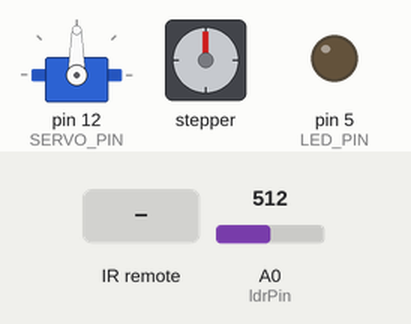
Bench run of a sketch on a simulated Arduino Uno, built with avr-gcc and run on an emulated ATmega328P. On the bench: servo, stepper motor, output pins drawn as LEDs (lit = HIGH). Dashed ring = blinking. Inputs (shaded band) come from the test bench; at power-on: A0 (ldrPin) = 512. Stepper angles assume 2048 steps per turn; what the sketch prints to the serial monitor is not drawn.

Above: at 1.2 s.
1.3 s: infrared code 0xBF40FF00 received
At 1.48 s:
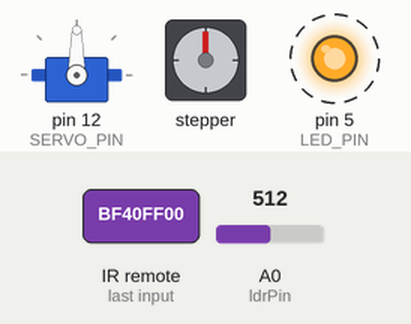
4.3 s: A0 (ldrPin) set to 0
7.3 s: infrared code 0xBB44FF00 received
At 8.38 s:
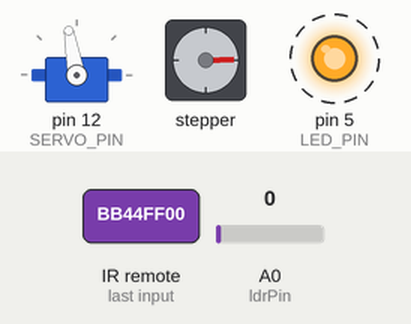
10.3 s: infrared code 0xBC43FF00 received
At 11.2 s:
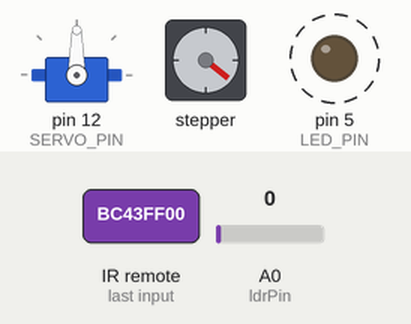
13.3 s: infrared code 0xBB44FF00 received
At 14.44 s:
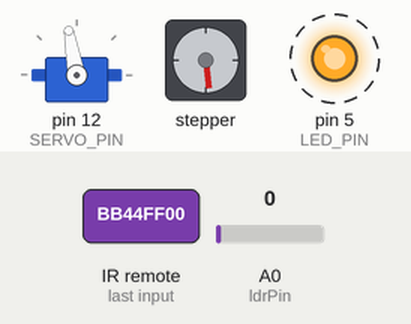
16.3 s: infrared code 0xBC43FF00 received
At 22.04 s:
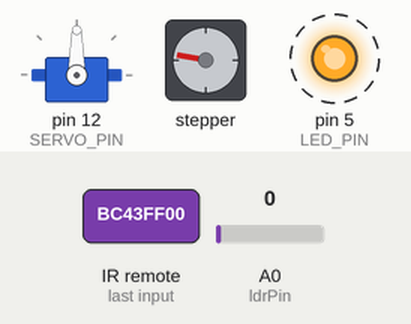
Timing chart, 0 to 22.1 s (numbered marks = the images above; inputs shaded):
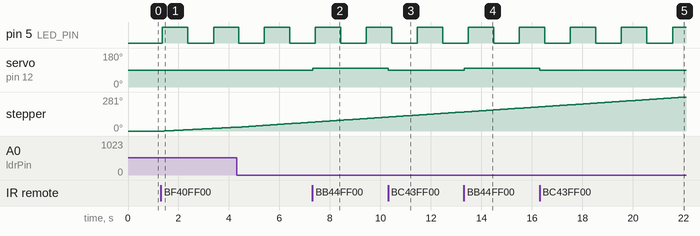

Measured:
- after the input at 1.3 s, pin 5 (LED_PIN): LOW → HIGH after 0.06 s, → LOW 1.0 s later, → HIGH 1.0 s later; stepper: keeps turning clockwise at about 11°/s, starting after 0.13 s
- after the input at 7.3 s, servo on pin 12 (SERVO_PIN): 90° → 100° at once
- after the input at 10.3 s, servo on pin 12 (SERVO_PIN): 100° → 90° at once
- after the input at 13.3 s, servo on pin 12 (SERVO_PIN): 90° → 100° at once
- after the input at 16.3 s, servo on pin 12 (SERVO_PIN): 100° → 90° at once

The sketch:

WindTurbine.ino
```cpp
#include <IRremote.hpp>
#include "Turbine.h"
#include "ServoMotor.h"
#include "IRReader.h"
#include "LightSensor.h"
#include "WindTurbine.h"
#include "LED.h"


bool step_flag = false;
unsigned int lastDistCheck = 0;


void IRwait(){
  if (IrReceiver.decode()) {
    Serial.println(IrReceiver.decodedIRData.decodedRawData, HEX);
    whatButtonCheck(IrReceiver.decodedIRData.decodedRawData);
    IrReceiver.resume();
  }
}

void setup() {
  Serial.begin(9600);
  initiateTurbine();
  initiateServo();
  initiateLED();

  IrReceiver.begin(IR_RECEIVE_PIN, ENABLE_LED_FEEDBACK);
}

void loop() {
  // put your main code here, to run repeatedly:
  ldrValue = analogRead(ldrPin);
  Serial.println(ldrValue);

  IRwait();
  updateLED();


  if(step_flag){
    turbineArms.setSpeed(ifNight());
    turbineArms.runSpeed();
  }
  else{
    turbineArms.setSpeed(0);
    turbineArms.stop();
    turbineArms.disableOutputs();
    setOff();
  }


}

void checkSTEPFLAG(){
  step_flag = !step_flag;
  if(step_flag) turbineArms.enableOutputs();
  Serial.print("Turbine: ");
  Serial.println(step_flag ? "ON (25 RPM)" : "OFF");
}
```

IRReader.cpp
```cpp
#include <Arduino.h>
#include "IRReader.h"
#include "Turbine.h"
#include "ServoMotor.h"
#include "WindTurbine.h"


#define OK 0xBF40FF00
#define UP 0xB946FF00
#define DOWN 0xEA15FF00
#define LEFT 0xBB44FF00
#define RIGHT 0xBC43FF00
#define STAR 0xBD42FF00

bool isValidCode(unsigned long code){
  return (code == OK || code == UP || code == DOWN ||
          code == LEFT || code == RIGHT || code == STAR);
}

void whatButtonCheck(unsigned long code){
  if (code == 0 || code == 0xFFFFFFFF) return;
  if (!isValidCode(code)) return;

  switch (code) {
    case OK:
      checkSTEPFLAG();
      break;
    case UP:
      increaseSpeed();
      break;
    case DOWN:
      decreaseSpeed();
      break;
    case LEFT:
      turnLeft();
      break;
    case RIGHT:
     turnRight();
     break;
    case STAR:
      stopServo();
      break;
    default:
      break;
  }
}
```

IRReader.h
```cpp
#ifndef IRREADER_H
#define IRREADER_H

#define IR_RECEIVE_PIN 3

bool isValidCode(unsigned long code);
void whatButtonCheck(unsigned long code);

#endif
```

LED.cpp
```cpp
#include <Arduino.h>

#define LED_PIN 5

bool blinkingFlag = false;
unsigned long lastBlinkTime = 0;
bool ledState = false;

void setBlinking(){
  blinkingFlag = true;  // ← just set the flag, let loop() handle it
}

void setOff(){
  blinkingFlag = false;
  digitalWrite(LED_PIN, LOW);
  ledState = false;
}

void setSolid(){
  blinkingFlag = false;
  digitalWrite(LED_PIN, HIGH);
}

void updateLED(){  // ← call this in loop()
  if(!blinkingFlag) return;
  if(millis() - lastBlinkTime >= 1000){
    ledState = !ledState;
    digitalWrite(LED_PIN, ledState);
    lastBlinkTime = millis();
  }
}

void initiateLED(){
  pinMode(LED_PIN, OUTPUT);
  setOff();
}
```

LED.h
```cpp
#ifndef LED_H
#define LED_H

#define LED_PIN 5

extern bool blinkingFlag;

void initiateLED();
void setBlinking();
void setSolid();
void setOff();
void updateLED();

#endif
```

LightSensor.cpp
```cpp
#include <Arduino.h>
#include "WindTurbine.h"
#include "Turbine.h"
#include "LightSensor.h"
#include "LED.h"

float tolerance = 700;
float ldrValue;

float ifNight(){
  ldrValue = analogRead(ldrPin);

  if(ldrValue >= tolerance){
    setBlinking();
    Serial.println(ldrValue);
    return 512;

  }
  else{
    Serial.println(ldrValue);
    setBlinking();
    return currentSpeed;
  }
}
```

LightSensor.h
```cpp
#ifndef LIGHTSENSOR_H
#define LIGHTSENSOR_H

#define ldrPin A0

extern float tolerance;
extern float ldrValue;

float ifNight();

#endif
```

ServoMotor.cpp
```cpp
#include <Arduino.h>
#include <Servo.h>

#define SERVO_PIN 12

#define MAX_LEFT_POS  180
#define MAX_RIGHT_POS -10
#define CENTER_POS    90
#define STEP_SIZE     10

Servo servo;
int servoPos = CENTER_POS;

void initiateServo(){
  servo.attach(SERVO_PIN);
  servoPos = CENTER_POS;
  servo.write(servoPos);
}

void turnLeft(){
  if (servoPos >= MAX_LEFT_POS){
    return;
  }
  servoPos += STEP_SIZE;
  servoPos = min(servoPos, MAX_LEFT_POS);
  servo.write(servoPos);
}

void turnRight(){
  if (servoPos <= MAX_RIGHT_POS){
    return;
  }
  servoPos -= STEP_SIZE;
  servoPos = max(servoPos, MAX_RIGHT_POS);
  servo.write(servoPos);
}

void stopServo(){
  servo.write(servoPos);
}
```

ServoMotor.h
```cpp
#ifndef SERVOMOTOR_H
#define SERVOMOTOR_H

#include <Arduino.h>
#include <Servo.h>

#define SERVO_PIN 12

#define LEFT_TURN_SPEED 180
#define RIGHT_TURN_SPEED 0

extern Servo servo;

void initiateServo();
void turnLeft();
void turnRight();
void stopServo();

#endif
```

Turbine.cpp
```cpp
#include <AccelStepper.h>

#define ldrPin A0
#define MAX_SPEED 800
#define MIN_SPEED 50

AccelStepper turbineArms(AccelStepper::FULL4WIRE, 8, 10, 9, 11);

float currentSpeed = 600;

void initiateTurbine(){
  turbineArms.setMaxSpeed(800);
}

void increaseSpeed(){
  if(currentSpeed <= MAX_SPEED){
      currentSpeed += 50;
  }
  else{
    currentSpeed = 1000;
  }

  turbineArms.setSpeed(currentSpeed);

}

void decreaseSpeed(){
   if(currentSpeed >= MIN_SPEED){
      currentSpeed -= 50;
  }
  else{
    currentSpeed = 0;
  }

  turbineArms.setSpeed(currentSpeed);
}
```

Turbine.h
```cpp
#ifndef TURBINE_H
#define TURBINE_H

#include <AccelStepper.h>

extern AccelStepper turbineArms;

extern float currentSpeed;

void initiateTurbine();

void increaseSpeed();
void decreaseSpeed();

#endif
```

WindTurbine.h
```cpp
#ifndef WINDTURBINE_H
#define WINDTURBINE_H

extern bool step_flag;

void IRwait();
void checkSTEPFLAG();

#endif
```
